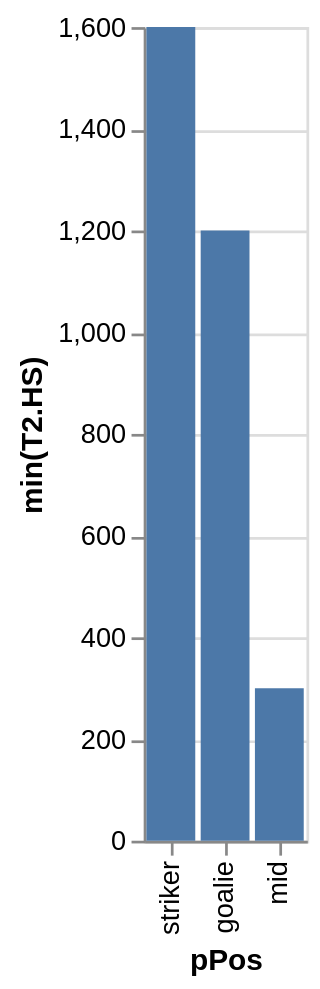

Express this chart as Vega-Lite.
### Vega-Lite specification from a JSON file in a GitHub repository (floating-point values rounded to 4 significant figures)
{"data": {"values": [{"x_data": "striker", "y_data": 1600}, {"x_data": "goalie", "y_data": 1200}, {"x_data": "mid", "y_data": 300}]}, "mark": "bar", "encoding": {"x": {"field": "x_data", "type": "nominal", "title": "pPos", "sort": {"op": "sum", "field": "y_data", "order": "descending"}}, "y": {"field": "y_data", "type": "quantitative", "title": "min(T2.HS)"}}}
